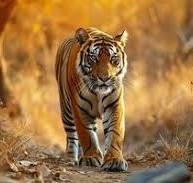
#> input picture image_processing_code/tiger.jpeg, 193 x 183 px, found by its file name
$ python cropping.py
#> lines starting #> are read from the running program, lines starting #| are printed output that depends on the picture
import cv2

# Load image
image = cv2.imread('/home/wot-raj/image_processing_code/tiger.jpeg')
#> image is the input picture: shape (183, 193, 3); mean B, G, R 66.8, 117, 158.8

# Crop a region
cropped_image = image[50:200, 100:300]  # y1:y2, x1:x2
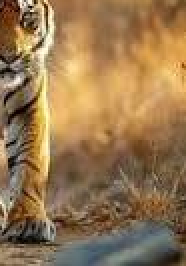
#> cropped_image: shape (133, 93, 3) (shown 2 times larger); mean B, G, R 80.4, 118.8, 149.8

# Display result
cv2.imshow('Cropped Image', cropped_image)
cv2.waitKey(0)
cv2.destroyAllWindows()
